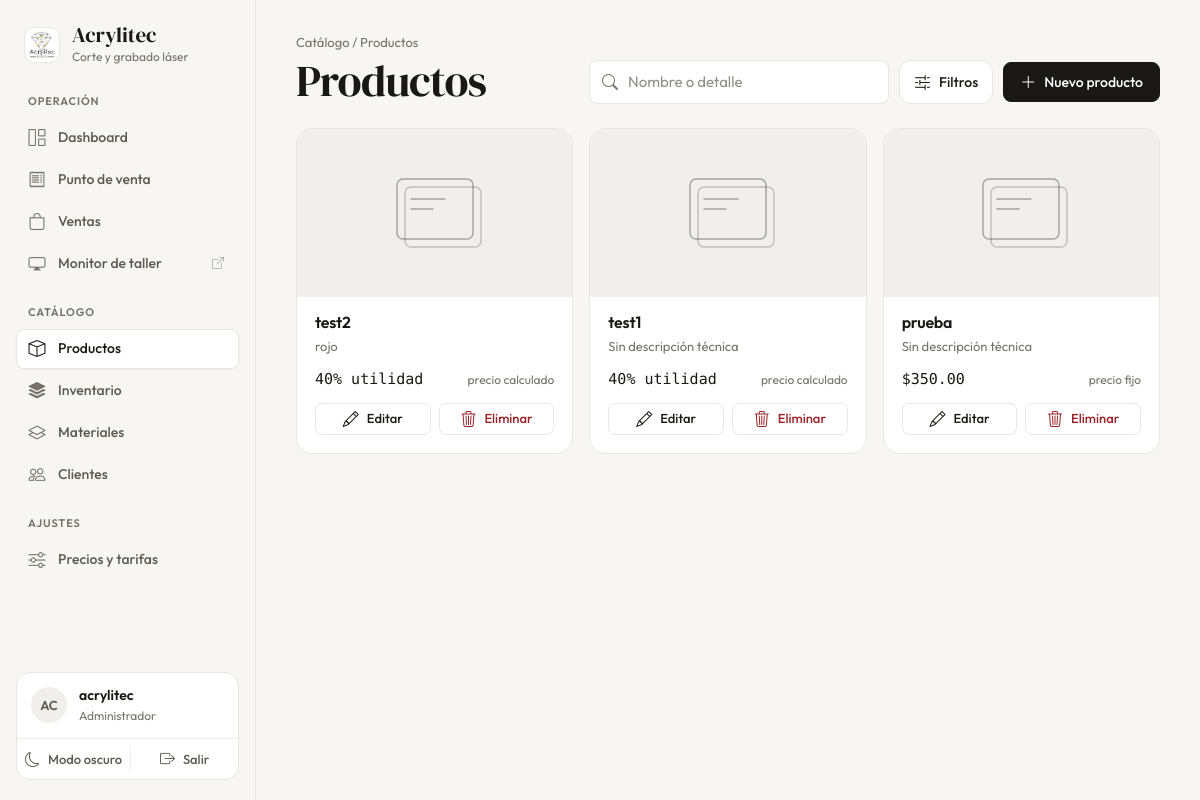
The page /productos/ (signed in) on the database its author committed.
### gestion/models.py (models this page shows, shortened)
class Productos(models.Model):
    id_producto = models.AutoField(primary_key=True)
    nombre = models.CharField(max_length=100, blank=True, null=True)
    detalle = models.CharField(max_length=100, blank=True, null=True)
    precio_fijo = models.DecimalField(max_digits=10, decimal_places=2, blank=True, null=True, verbose_name="Precio Fijo (Opcional)")
    porcentaje_utilidad = models.IntegerField(default=40)
    foto = models.CharField(max_length=255, blank=True, null=True)
    stock_actual = models.IntegerField(default=0, verbose_name="Stock Actual")
    stock_minimo = models.IntegerField(default=0, verbose_name="Stock Mínimo")
    class Meta:
        managed = True
        db_table = 'productos'
        verbose_name = "Producto"
        verbose_name_plural = "Productos"

### gestion/views.py (the view)
# urls.py: path('productos/', views.lista_productos, name='lista_productos'),
@login_required
def lista_productos(request):
    query = request.GET.get('q', '')  # Captura el texto del buscador
    productos = Productos.objects.all()
    if query:
        productos = productos.filter(
            Q(nombre__icontains=query) |
            Q(detalle__icontains=query)
        )
    return render(request, 'gestion/productos_list.html', {
        'productos': productos,
        'query': query
    })

### gestion/templates/gestion/productos_list.html (shortened to what this page needs)
{% extends 'gestion/base.html' %}
{% load l10n %}
{% block content %}
<header class="page-header">
    <div class="page-heading">
        <span class="page-eyebrow">Catálogo / Productos</span>
        <h1 class="page-title">Productos</h1>
    </div>
    <div class="page-actions">
        <form method="GET" action="{% url 'lista_productos' %}" class="search-field" style="width: 300px; max-width: 100%;">
            <input type="search" name="q" class="form-control" placeholder="Nombre o detalle" value="{{ query|default:'' }}" aria-label="Buscar producto">
        </form>
        {% if productos %}
        <button type="button" class="btn filter-btn" id="btnFiltros" data-bs-toggle="modal" data-bs-target="#modalFiltros" aria-haspopup="dialog">
            <i class="bi bi-sliders2"></i> Filtros <span class="filter-count" id="filtrosActivos" hidden>0</span>
        </button>
        {% endif %}
        <a href="{% url 'crear_producto' %}" class="btn btn-primary"><i class="bi bi-plus-lg"></i> Nuevo producto</a>
    </div>
</header>
{% if productos %}
<section class="product-grid" aria-label="Productos">
    {% for prod in productos %}
    <article class="product-card"
        data-id="{{ prod.id_producto|unlocalize }}"
        data-nombre="{{ prod.nombre|default:''|lower }}"
        data-precio="{% if prod.precio_fijo %}{{ prod.precio_fijo|unlocalize }}{% endif %}"
        data-stock="{{ prod.stock_actual|unlocalize }}"
        data-estado="{% if not prod.precio_fijo %}calc{% elif prod.stock_actual == 0 %}sin{% elif prod.stock_actual <= prod.stock_minimo and prod.stock_minimo > 0 %}bajo{% else %}con{% endif %}">
        <div class="product-media">
        </div>
        <div class="product-body">
            <div>
                <h2 class="product-name">{{ prod.nombre }}</h2>
                <p class="product-detail">{{ prod.detalle|default:"Sin descripción técnica"|truncatechars:80 }}</p>
            </div>
            <div class="product-price">
                {% if prod.precio_fijo %}
                <span class="text-num" style="font-size: 0.9375rem; font-weight: 500;">${{ prod.precio_fijo }}</span>
                <span class="text-muted" style="font-size: 0.75rem;">precio fijo</span>
                {% else %}
                <span class="text-num" style="font-size: 0.9375rem; font-weight: 500;">{{ prod.porcentaje_utilidad }}% utilidad</span>
                <span class="text-muted" style="font-size: 0.75rem;">precio calculado</span>
                {% endif %}
            </div>
            <div class="product-actions">
                <a href="{% url 'editar_producto' prod.id_producto %}" class="btn btn-sm"><i class="bi bi-pencil"></i> Editar</a>
                <a href="{% url 'eliminar_producto' prod.id_producto %}" class="btn btn-sm btn-outline-danger"><i class="bi bi-trash3"></i> Eliminar</a>
            </div>
        </div>
    </article>
    {% endfor %}
</section>
{% endif %}
{% endblock %}

### gestion/templates/gestion/base.html (shortened to what this page needs)
{% load static %}
<!DOCTYPE html>
<html lang="es">
<head>
    <link href="https://cdn.jsdelivr.net/npm/bootstrap@5.3.0/dist/css/bootstrap.min.css" rel="stylesheet">
    <link href="https://cdn.jsdelivr.net/npm/bootstrap-icons@1.11.3/font/bootstrap-icons.min.css" rel="stylesheet">
    <link href="https://cdn.jsdelivr.net/npm/select2@4.1.0-rc.0/dist/css/select2.min.css" rel="stylesheet">
    <link href="https://cdn.jsdelivr.net/npm/select2-bootstrap-5-theme@1.3.0/dist/select2-bootstrap-5-theme.min.css" rel="stylesheet">
    <link href="{% static 'gestion/css/main.css' %}" rel="stylesheet">
</head>
<body>
{% with url_name=request.resolver_match.url_name %}
<div class="app-shell">
    <aside class="sidebar" id="sidebar" aria-label="Navegación principal">
        <a class="sidebar-brand" href="{% url 'dashboard' %}">
            <span class="sidebar-logo"><img src="{% static 'gestion/img/logo_acrylitec.png' %}" alt=""></span>
            <span class="sidebar-brand-text">
                <span class="sidebar-brand-name">Acrylitec</span>
                <span class="sidebar-brand-sub">Corte y grabado láser</span>
            </span>
        </a>
        <nav class="sidebar-nav">
            <div class="nav-group">
                <span class="nav-group-label">Operación</span>
                {% if request.user.is_superuser or request.user.groups.all.0.name == 'Administrador' %}
                <a class="side-link {% if url_name == 'dashboard' %}active{% endif %}" href="{% url 'dashboard' %}" {% if url_name == 'dashboard' %}aria-current="page"{% endif %}>
                    <i class="bi bi-grid-1x2"></i><span>Dashboard</span>
                </a>
                {% endif %}
                <a class="side-link {% if url_name == 'nuevo_pedido' %}active{% endif %}" href="{% url 'nuevo_pedido' %}" {% if url_name == 'nuevo_pedido' %}aria-current="page"{% endif %}>
                    <i class="bi bi-receipt"></i><span>Punto de venta</span>
                </a>
                <a class="side-link {% if url_name == 'lista_ventas' or url_name == 'detalle_venta' %}active{% endif %}" href="{% url 'lista_ventas' %}" {% if url_name == 'lista_ventas' %}aria-current="page"{% endif %}>
                    <i class="bi bi-bag"></i><span>Ventas</span>
                </a>
                <a class="side-link" href="{% url 'pantalla_pendientes' %}" target="_blank" rel="noopener">
                    <i class="bi bi-display"></i><span>Monitor de taller</span><i class="bi bi-box-arrow-up-right ext" aria-hidden="true"></i>
                </a>
            </div>
            <div class="nav-group">
                <span class="nav-group-label">Catálogo</span>
                <a class="side-link {% if url_name == 'lista_productos' or url_name == 'crear_producto' or url_name == 'editar_producto' or url_name == 'eliminar_producto' %}active{% endif %}" href="{% url 'lista_productos' %}">
                    <i class="bi bi-box"></i><span>Productos</span>
                </a>
                <a class="side-link {% if url_name == 'inventario_productos' or url_name == 'editar_stock_producto' %}active{% endif %}" href="{% url 'inventario_productos' %}">
                    <i class="bi bi-stack"></i><span>Inventario</span>
                </a>
                <a class="side-link {% if url_name == 'lista_materiales' or url_name == 'crear_material' or url_name == 'eliminar_material' %}active{% endif %}" href="{% url 'lista_materiales' %}">
                    <i class="bi bi-layers"></i><span>Materiales</span>
                </a>
                <a class="side-link {% if url_name == 'lista_clientes' or url_name == 'crear_cliente' or url_name == 'eliminar_cliente' %}active{% endif %}" href="{% url 'lista_clientes' %}">
                    <i class="bi bi-people"></i><span>Clientes</span>
                </a>
            </div>
            {% if request.user.is_superuser or request.user.groups.all.0.name == 'Administrador' %}
            <div class="nav-group">
                <span class="nav-group-label">Ajustes</span>
                <a class="side-link {% if url_name == 'configuracion_precios' %}active{% endif %}" href="{% url 'configuracion_precios' %}">
                    <i class="bi bi-sliders"></i><span>Precios y tarifas</span>
                </a>
            </div>
            {% endif %}
        </nav>
        <div class="sidebar-user">
            <div class="sidebar-user-info">
                <span class="avatar">{{ request.user.username|slice:":2"|upper }}</span>
                <span class="sidebar-user-text">
                    <span class="sidebar-user-name">{{ request.user.get_full_name|default:request.user.username }}</span>
                    <span class="sidebar-user-role">{% if request.user.is_superuser %}Administrador{% else %}{{ request.user.groups.all.0.name|default:"Usuario" }}{% endif %}</span>
                </span>
            </div>
            <div class="sidebar-user-actions">
                <button class="sidebar-action theme-toggle" type="button" data-theme-toggle aria-label="Cambiar a modo oscuro">
                    <span class="sidebar-action-icon" aria-hidden="true">
                        <i class="bi bi-moon theme-toggle__moon"></i>
                    </span>
                    <span class="theme-label-light">Modo oscuro</span>
                </button>
                <a class="sidebar-action sidebar-action--logout" href="{% url 'logout' %}">
                    <i class="bi bi-box-arrow-right" aria-hidden="true"></i>
                    <span>Salir</span>
                </a>
            </div>
        </div>
    </aside>
    <div class="app-main">
        <main class="page" id="contenido">
            {% block content %}
            {% endblock %}
        </main>
    </div>
</div>
{% endwith %}
</body>
</html>

### rows shown on the page
Productos: nombre "prueba", detalle "Sin descripción técnica", precio_fijo "350.00"
Productos: nombre "test1", detalle "Sin descripción técnica", porcentaje_utilidad "40"
Productos: nombre "test2", detalle "rojo", porcentaje_utilidad "40"

### other values the page prints
{{ request.user.username|slice:":2"|upper }} "AC"
{{ request.user.get_full_name|default:request.user.username }} "acrylitec"
